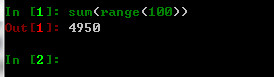
#> input picture Python_image/1.jpg, 274 x 77 px, given in place of 1.png, which was not available
$ python pytesseract_code.py
#> lines starting #> are read from the running program, lines starting #| are printed output that depends on the picture; after the words box and inside, x2 and y2 are one past the last pixel; in counts of white or black regions, pixels touching at a corner belong together; pictures that were not available may be replaced by others from this repository, and a replacement may not be noted
import pytesseract
from PIL import Image

image = Image.open(r'C:\Users\Administrator\Desktop\test\1.png')
#> image is the input picture: PIL image 274x77 RGB; mean R, G, B 7.1, 9.6, 6.1
image = image.convert('L')
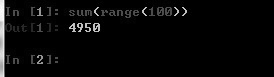
#> image: PIL image 274x77 L; min 0, max 254, mean 8.5
threshold = 115
table=[]
for i in range(256):
    if i < threshold:
        table.append(0)
    else:
        table.append(1)
image = image.point(table,'1')
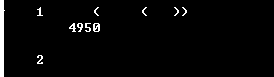
#> image: PIL image 274x77 1; 2.7% white; 11 white regions (4 under 20 px), largest, box (x1, y1, x2, y2) and area: (0, 0, 5, 77) 309, (93, 23, 100, 32) 45, (69, 23, 76, 32) 32
#> (the run stopped early here; a loop or call above may not have finished)

$ run again, with Python_image/11.jpg copied over Python_image/1.jpg
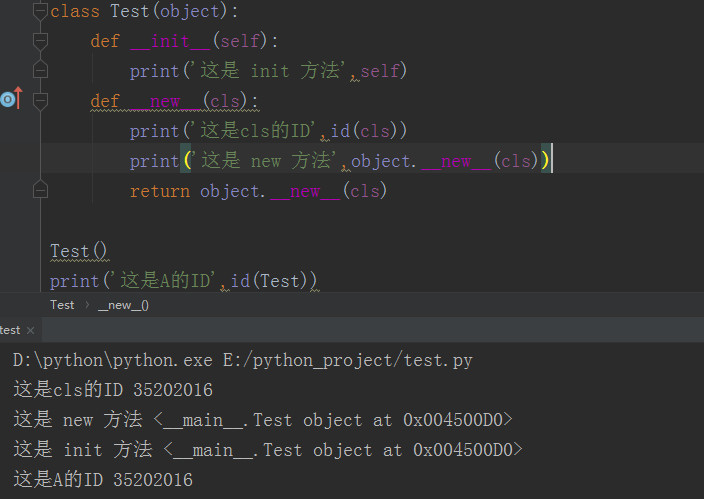
#> input picture Python_image/11.jpg, 704 x 499 px, given in place of 1.png, which was not available
#> image is the input picture: PIL image 704x499 RGB; mean R, G, B 48.6, 48.6, 49.1
#> `image = image.point(table,'1')`:
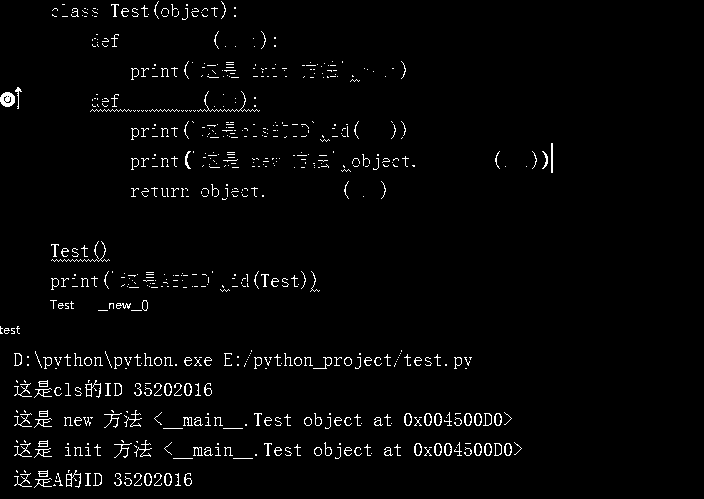
#> image: PIL image 704x499 1; 2.4% white in thin lines or dots, all inside (x1, y1, x2, y2) = (0, 1, 553, 488)

$ run again, with Python_image/12.jpg copied over Python_image/1.jpg
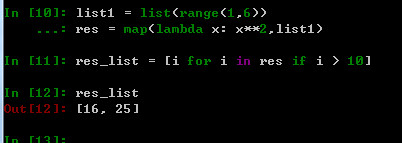
#> input picture Python_image/12.jpg, 402 x 143 px, given in place of 1.png, which was not available
#> image is the input picture: PIL image 402x143 RGB; mean R, G, B 7.1, 9.6, 7.2
#> `image = image.convert('L')`:
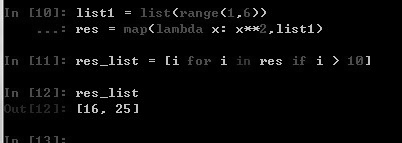
#> image: PIL image 402x143 L; min 0, max 242, mean 8.6
#> `image = image.point(table,'1')`:
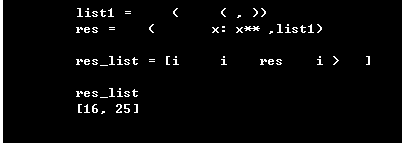
#> image: PIL image 402x143 1; 2.9% white; 72 white regions (34 under 20 px), largest, box (x1, y1, x2, y2) and area: (0, 0, 3, 143) 429, (244, 26, 260, 31) 48, (92, 104, 98, 113) 30

$ run again, with Python_image/15.jpg copied over Python_image/1.jpg
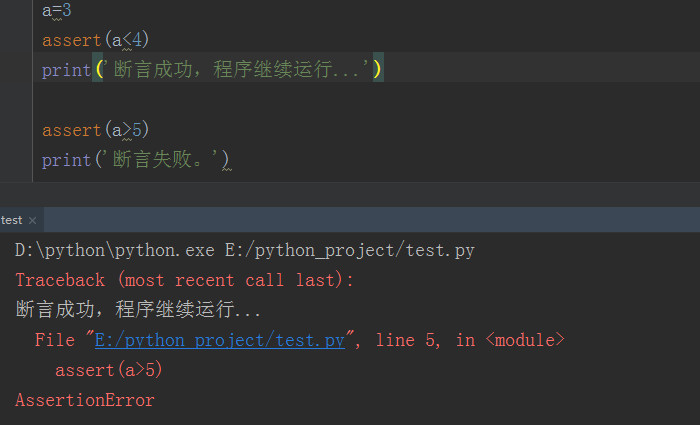
#> input picture Python_image/15.jpg, 700 x 425 px, given in place of 1.png, which was not available
#> image is the input picture: PIL image 700x425 RGB; mean R, G, B 48.1, 48.2, 49.2
#> `image = image.convert('L')`:
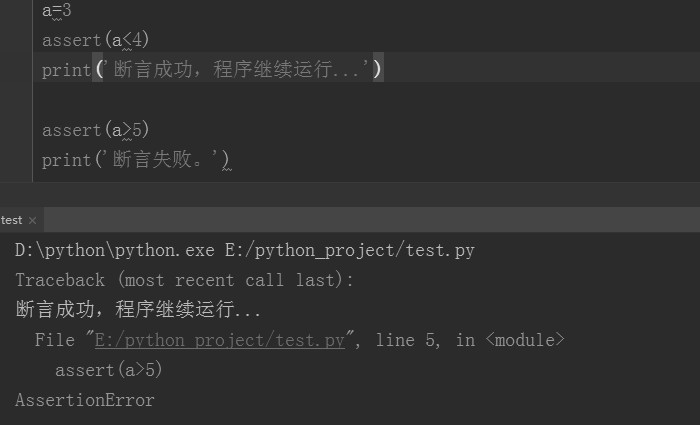
#> image: PIL image 700x425 L; min 28, max 225, mean 48.3
#> `image = image.point(table,'1')`:
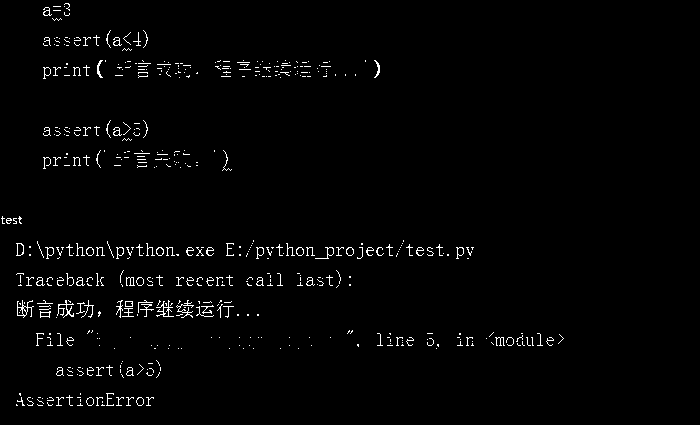
#> image: PIL image 700x425 1; 1.7% white in thin lines or dots, all inside (x1, y1, x2, y2) = (1, 3, 564, 406)
